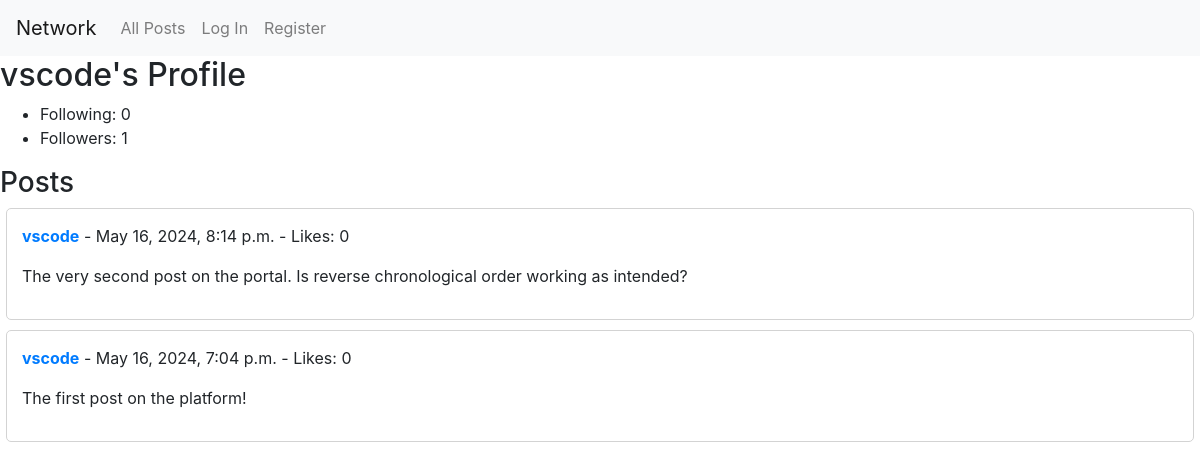
The page /profile/vscode/ on the database its author committed.
### network/models.py (models this page shows, shortened)
class User(AbstractUser):
    pass

class Post(models.Model):
    user = models.ForeignKey(get_user_model(), on_delete=models.CASCADE, related_name='posts')
    content = models.TextField()
    timestamp = models.DateTimeField(auto_now_add=True)

### network/views.py (the view)
# urls.py: path("profile/<str:username>/", views.profile, name="profile"),
def profile(request, username):
    user = get_object_or_404(User, username=username)
    posts = Post.objects.filter(user=user).order_by('-timestamp')
    following_count = user.following.all().count()
    follower_count = user.followers.all().count()
    is_following = False
    if request.user.is_authenticated:
        is_following = Following.objects.filter(user=request.user, followed_user=user).exists()
    paginator = Paginator(posts, 10)
    page_number = request.GET.get('page')
    page_obj = paginator.get_page(page_number)
    return render(request, 'network/profile.html', {
        'profile_user': user,
        'posts': posts,
        'follower_count': follower_count,
        'following_count': following_count,
        'is_following': is_following,  # Pass this to the template
        'page_obj': page_obj
    })

### network/templates/network/profile.html (shortened to what this page needs)
{% extends "network/layout.html" %}
{% block body %}
    <h2>{{ profile_user.username }}'s Profile</h2>
    <ul>
        <li>Following: {{ following_count }}</li>
        <li>Followers: {{ follower_count }}</li>
    </ul>
    <h3>Posts</h3>
    {% if posts %}
        {% for post in page_obj %}
            <div class="post-container" data-post-id="{{ post.id }}">
                <div class="post">
                    <p>
                        <strong><a href="{% url 'profile' post.user.username %}">
                            {{ post.user.username }}</a></strong>
                        - {{ post.timestamp }} - Likes: 0
                    </p>
                    <p id="post-content-{{ post.id }}">{{ post.content }}</p>
                </div>
            </div>
        {% endfor %}
    {% else %}
        <p>{{ profile_user.username }} hasn't made any posts yet.</p>
    {% endif %}
{% endblock %}

### network/static/network/styles.css (style rules this page uses)
.post { border: 1px solid lightgray; padding: 15px; margin-bottom: 10px; border-radius: 5px; max-width: 99vw; margin-left: auto; margin-right: auto; }

### rows shown on the page
User: username "vscode"
Post: user.username "vscode", timestamp "May 16, 2024, 8:14 p.m.", content "The very second post on the portal. Is reverse chronological order working as intended?"
Post: user.username "vscode", timestamp "May 16, 2024, 7:04 p.m.", content "The first post on the platform!"

### other values the page prints
{{ following_count }} "0"
{{ follower_count }} "1"
